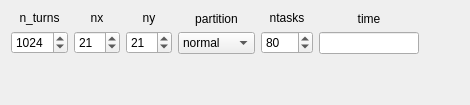
          <widget class="QWidget" name="tab_18">
           <attribute name="title">
            <string>Production</string>
           </attribute>
           <layout class="QVBoxLayout" name="verticalLayout_68">
            <item>
             <layout class="QHBoxLayout" name="horizontalLayout_41">
              <item>
               <layout class="QVBoxLayout" name="verticalLayout_58">
                <item>
                 <widget class="QLabel" name="label_96">
                  <property name="maximumSize">
                   <size>
                    <width>57</width>
                    <height>16777215</height>
                   </size>
                  </property>
                  <property name="text">
                   <string>n_turns</string>
                  </property>
                  <property name="alignment">
                   <set>Qt::AlignCenter</set>
                  </property>
                 </widget>
                </item>
                <item>
                 <widget class="QSpinBox" name="spinBox_n_turns_fmap_xy_prod">
                  <property name="maximumSize">
                   <size>
                    <width>57</width>
                    <height>16777215</height>
                   </size>
                  </property>
                  <property name="minimum">
                   <number>3</number>
                  </property>
                  <property name="maximum">
                   <number>10000</number>
                  </property>
                  <property name="value">
                   <number>1024</number>
                  </property>
                 </widget>
                </item>
               </layout>
              </item>
              <item>
               <layout class="QVBoxLayout" name="verticalLayout_57">
                <item>
                 <widget class="QLabel" name="label_103">
                  <property name="text">
                   <string>nx</string>
                  </property>
                  <property name="alignment">
                   <set>Qt::AlignCenter</set>
                  </property>
                 </widget>
                </item>
                <item>
                 <widget class="QSpinBox" name="spinBox_nx_fmap_xy_prod">
                  <property name="maximumSize">
                   <size>
                    <width>46</width>
                    <height>16777215</height>
                   </size>
                  </property>
                  <property name="minimum">
                   <number>3</number>
                  </property>
                  <property name="maximum">
                   <number>1001</number>
                  </property>
                  <property name="value">
                   <number>21</number>
                  </property>
                 </widget>
                </item>
               </layout>
              </item>
              <item>
               <layout class="QVBoxLayout" name="verticalLayout_67">
                <item>
                 <widget class="QLabel" name="label_104">
                  <property name="text">
                   <string>ny</string>
                  </property>
                  <property name="alignment">
                   <set>Qt::AlignCenter</set>
                  </property>
                 </widget>
                </item>
                <item>
                 <widget class="QSpinBox" name="spinBox_ny_fmap_xy_prod">
                  <property name="maximumSize">
                   <size>
                    <width>46</width>
                    <height>16777215</height>
                   </size>
                  </property>
                  <property name="minimum">
                   <number>3</number>
                  </property>
                  <property name="maximum">
                   <number>1001</number>
                  </property>
                  <property name="value">
                   <number>21</number>
                  </property>
                 </widget>
                </item>
               </layout>
              </item>
              <item>
               <layout class="QVBoxLayout" name="verticalLayout_59">
                <item>
                 <widget class="QLabel" name="label_97">
                  <property name="text">
                   <string>partition</string>
                  </property>
                  <property name="alignment">
                   <set>Qt::AlignCenter</set>
                  </property>
                 </widget>
                </item>
                <item>
                 <widget class="QComboBox" name="comboBox_partition_fmap_xy_prod">
                  <item>
                   <property name="text">
                    <string>normal</string>
                   </property>
                  </item>
                  <item>
                   <property name="text">
                    <string>short</string>
                   </property>
                  </item>
                  <item>
                   <property name="text">
                    <string>debug</string>
                   </property>
                  </item>
                  <item>
                   <property name="text">
                    <string>long</string>
                   </property>
                  </item>
                  <item>
                   <property name="text">
                    <string>longlong</string>
                   </property>
                  </item>
                  <item>
                   <property name="text">
                    <string>low</string>
                   </property>
                  </item>
                  <item>
                   <property name="text">
                    <string>high</string>
                   </property>
                  </item>
                 </widget>
                </item>
               </layout>
              </item>
              <item>
               <layout class="QVBoxLayout" name="verticalLayout_60">
                <item>
                 <widget class="QLabel" name="label_98">
                  <property name="maximumSize">
                   <size>
                    <width>52</width>
                    <height>16777215</height>
                   </size>
                  </property>
                  <property name="text">
                   <string>ntasks</string>
                  </property>
                  <property name="alignment">
                   <set>Qt::AlignCenter</set>
                  </property>
                 </widget>
                </item>
                <item>
                 <widget class="QSpinBox" name="spinBox_ntasks_fmap_xy_prod">
                  <property name="maximumSize">
                   <size>
                    <width>52</width>
                    <height>16777215</height>
                   </size>
                  </property>
                  <property name="specialValueText">
                   <string/>
                  </property>
                  <property name="minimum">
                   <number>2</number>
                  </property>
                  <property name="maximum">
                   <number>1000</number>
                  </property>
                  <property name="singleStep">
                   <number>2</number>
                  </property>
                  <property name="value">
                   <number>80</number>
                  </property>
                 </widget>
                </item>
               </layout>
              </item>
              <item>
               <layout class="QVBoxLayout" name="verticalLayout_61">
                <item>
                 <widget class="QLabel" name="label_time_common_6">
                  <property name="maximumSize">
                   <size>
                    <width>100</width>
                    <height>16777215</height>
                   </size>
                  </property>
                  <property name="text">
                   <string>time</string>
                  </property>
                  <property name="alignment">
                   <set>Qt::AlignCenter</set>
                  </property>
                 </widget>
                </item>
                <item>
                 <widget class="QLineEdit" name="lineEdit_time_fmap_xy_prod">
                  <property name="maximumSize">
                   <size>
                    <width>100</width>
                    <height>16777215</height>
                   </size>
                  </property>
                 </widget>
                </item>
               </layout>
              </item>
              <item>
               <spacer name="horizontalSpacer_37">
                <property name="orientation">
                 <enum>Qt::Horizontal</enum>
                </property>
                <property name="sizeHint" stdset="0">
                 <size>
                  <width>40</width>
                  <height>20</height>
                 </size>
                </property>
               </spacer>
              </item>
             </layout>
            </item>
            <item>
             <spacer name="verticalSpacer_3">
              <property name="orientation">
               <enum>Qt::Vertical</enum>
              </property>
              <property name="sizeHint" stdset="0">
               <size>
                <width>20</width>
                <height>40</height>
               </size>
              </property>
             </spacer>
            </item>
           </layout>
          </widget>
